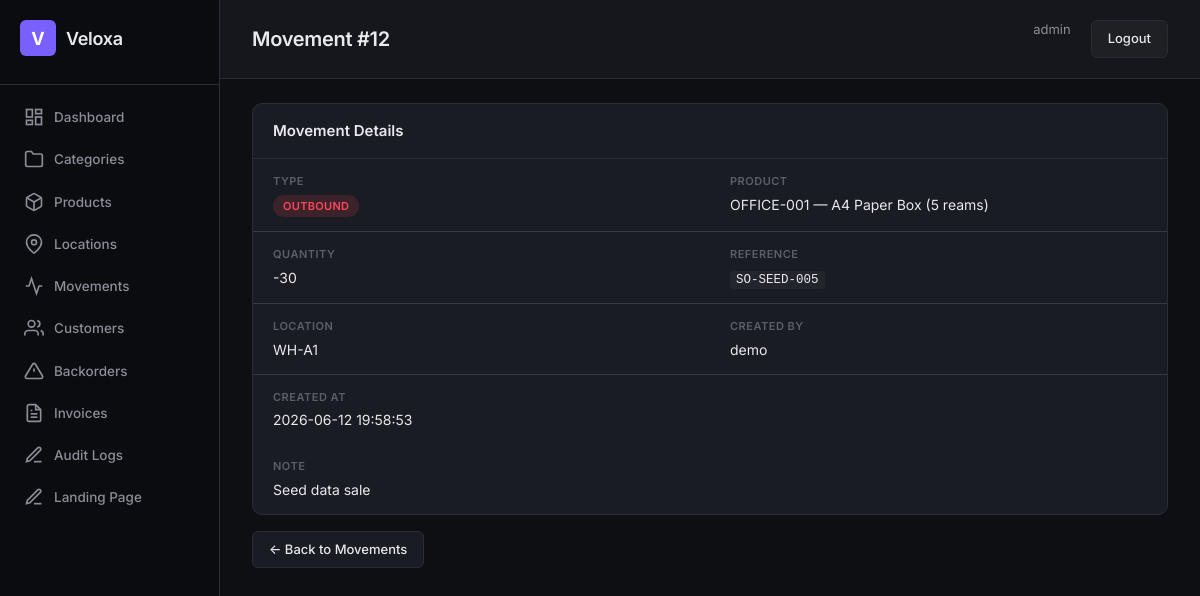
Screenshot of /movements/12/ (signed in) with the database file from the repository.
### apps/warehouse/models/movement.py (models this page shows, shortened)
class StockMovement(models.Model):
    class Type(models.TextChoices):
        INBOUND = "inbound", "Inbound"
        OUTBOUND = "outbound", "Outbound"
        ADJUSTMENT = "adjustment", "Adjustment"
    product = models.ForeignKey(
        "warehouse.Product",
        on_delete=models.PROTECT,
        related_name="movements",
    )
    qty = models.IntegerField()
    type = models.CharField(max_length=16, choices=Type.choices, db_index=True)
    reference = models.CharField(max_length=64, db_index=True)
    note = models.TextField(blank=True)
    location = models.ForeignKey(
        "warehouse.Location",
        on_delete=models.PROTECT,
        null=True,
        blank=True,
    )
    created_by = models.ForeignKey(
        get_user_model(),
        on_delete=models.PROTECT,
    )
    created_at = models.DateTimeField(auto_now_add=True, db_index=True)
    tenant = models.ForeignKey(
        "tenants.Tenant", on_delete=models.CASCADE,
        null=True, blank=True, related_name="%(class)s_set",
    )
    objects = TenantAwareManager()
    class Meta:
        db_table = "warehouse_stockmovement"
        verbose_name = "Stock Movement"
        ordering = ["-created_at"]
        permissions = [
            ("add_adjustment", "Can add stock adjustment"),
        ]
        indexes = [
            models.Index(fields=["product", "created_at"]),
            models.Index(fields=["reference"]),
        ]

### apps/accounts/models.py (models this page shows, shortened)
class User(AbstractUser):
    objects = TenantAwareUserManager()
    ROLE_CHOICES = [
        ("super_admin", "Super Admin"),
        ("warehouse_manager", "Warehouse Manager"),
        ("auditor", "Auditor"),
        ("viewer", "Read-Only Viewer"),
    ]
    role = models.CharField(max_length=32, choices=ROLE_CHOICES, default="viewer")
    phone = models.CharField(max_length=20, blank=True)
    tenant = models.ForeignKey(
        "tenants.Tenant", on_delete=models.CASCADE,
        null=True, blank=True, related_name="users",
    )
    class Meta:
        db_table = "accounts_user"
        verbose_name = "User"
        verbose_name_plural = "Users"

### apps/warehouse/models/product.py (models this page shows, shortened)
class Product(models.Model):
    sku = models.CharField(max_length=64, unique=True, db_index=True)
    name = models.CharField(max_length=255)
    description = models.TextField(blank=True)
    category = models.ForeignKey(
        Category, on_delete=models.SET_NULL, null=True, blank=True,
        related_name="products",
    )
    unit = models.ForeignKey(
        Unit, on_delete=models.PROTECT, null=True, blank=True,
        related_name="products",
    )
    cost_price = models.DecimalField(max_digits=12, decimal_places=2, default=0)
    is_active = models.BooleanField(default=True)
    created_at = models.DateTimeField(auto_now_add=True)
    updated_at = models.DateTimeField(auto_now=True)
    tenant = models.ForeignKey(
        "tenants.Tenant", on_delete=models.CASCADE,
        null=True, blank=True, related_name="%(class)s_set",
    )
    objects = TenantAwareManager()
    class Meta:
        db_table = "warehouse_product"
        verbose_name = "Product"

### apps/warehouse/models/location.py (models this page shows, shortened)
class Location(models.Model):
    code = models.CharField(max_length=16, unique=True, db_index=True)
    name = models.CharField(max_length=255)
    is_active = models.BooleanField(default=True)
    tenant = models.ForeignKey(
        "tenants.Tenant", on_delete=models.CASCADE,
        null=True, blank=True, related_name="%(class)s_set",
    )
    objects = TenantAwareManager()
    class Meta:
        db_table = "warehouse_location"
        ordering = ["code"]

### config/views.py (the view)
# urls.py: path("movements/<int:pk>/", views.movement_detail, name="movement-detail"),
@login_required
def movement_detail(request, pk):
    m = get_object_or_404(StockMovement.objects.select_related("product", "location", "created_by"), pk=pk)
    return render(request, "movement_detail.html", {"movement": m})

### apps/accounts/models.py (called while the page is built)
    def get_queryset(self):
        from apps.tenants.utils import get_current_tenant_id
        qs = super().get_queryset()
        tenant_id = get_current_tenant_id()
        if tenant_id is not None:
            return qs.filter(tenant_id=tenant_id)
        return qs

### apps/tenants/managers.py (called while the page is built)
    def get_queryset(self):
        qs = super().get_queryset()
        tenant_id = get_current_tenant_id()
        if tenant_id is not None:
            return qs.filter(tenant_id=tenant_id)
        return qs

### apps/tenants/utils.py (called while the page is built)
def set_current_tenant(tenant):
    _thread_local.tenant = tenant

def get_current_tenant():
    return getattr(_thread_local, "tenant", None)

def get_current_tenant_id():
    tenant = get_current_tenant()
    return tenant.id if tenant else None

### templates/movement_detail.html
{% extends 'base.html' %}{% block title %}Movement {{ movement.id }} — Movements{% endblock %}{% block page_title %}Movement #{{ movement.id }}{% endblock %}{% block active %}movements{% endblock %}
{% block content %}
<div class="card"><div class="card-header"><h2>Movement Details</h2></div><div class="card-body"><div class="detail-grid">
  <div class="detail-field"><div class="detail-label">Type</div><div class="detail-value">{% if movement.type == 'inbound' %}<span class="badge badge-success">INBOUND</span>{% elif movement.type == 'outbound' %}<span class="badge badge-danger">OUTBOUND</span>{% else %}<span class="badge badge-warning">ADJUSTMENT</span>{% endif %}</div></div>
  <div class="detail-field"><div class="detail-label">Product</div><div class="detail-value">{{ movement.product.sku }} — {{ movement.product.name }}</div></div>
  <div class="detail-field"><div class="detail-label">Quantity</div><div class="detail-value {% if movement.qty > 0 %}text-success{% else %}text-danger{% endif %}">{{ movement.qty|stringformat:"+d" }}</div></div>
  <div class="detail-field"><div class="detail-label">Reference</div><div class="detail-value"><code>{{ movement.reference }}</code></div></div>
  <div class="detail-field"><div class="detail-label">Location</div><div class="detail-value">{{ movement.location.code|default:"—" }}</div></div>
  <div class="detail-field"><div class="detail-label">Created By</div><div class="detail-value">{{ movement.created_by.username }}</div></div>
  <div class="detail-field"><div class="detail-label">Created At</div><div class="detail-value">{{ movement.created_at|date:"Y-m-d H:i:s" }}</div></div>
  {% if movement.note %}<div class="detail-field full-width"><div class="detail-label">Note</div><div class="detail-value">{{ movement.note }}</div></div>{% endif %}
</div></div></div>
<a href="{% url 'movement-list' %}" class="btn mt-2">&larr; Back to Movements</a>
{% endblock %}

### templates/base.html (shortened to what this page needs)
{% load static %}
<!DOCTYPE html>
<html lang="en">
<head>
  <link rel="stylesheet" href="{% static 'css/style.css' %}">
</head>
<body>
  <div class="layout">
    <aside class="sidebar">
      <div class="sidebar-brand">
        <div class="brand-icon">V</div>
        <span class="brand-text">Veloxa</span>
      </div>
      <nav class="sidebar-nav">
        <a href="{% url 'dashboard' %}" class="nav-item {% if active == 'dashboard' %}active{% endif %}">
          <svg width="20" height="20" viewBox="0 0 24 24" fill="none" stroke="currentColor" stroke-width="2"><rect x="3" y="3" width="7" height="9"/><rect x="14" y="3" width="7" height="5"/><rect x="14" y="12" width="7" height="9"/><rect x="3" y="16" width="7" height="5"/></svg>
          Dashboard
        </a>
        <a href="{% url 'category-list' %}" class="nav-item {% if active == 'categories' %}active{% endif %}">
          <svg width="20" height="20" viewBox="0 0 24 24" fill="none" stroke="currentColor" stroke-width="2"><path d="M22 19a2 2 0 0 1-2 2H4a2 2 0 0 1-2-2V5a2 2 0 0 1 2-2h5l2 3h9a2 2 0 0 1 2 2z"/></svg>
          Categories
        </a>
        <a href="{% url 'product-list' %}" class="nav-item {% if active == 'products' %}active{% endif %}">
          Products
        </a>
        <a href="{% url 'location-list' %}" class="nav-item {% if active == 'locations' %}active{% endif %}">
          <svg width="20" height="20" viewBox="0 0 24 24" fill="none" stroke="currentColor" stroke-width="2"><path d="M21 10c0 7-9 13-9 13s-9-6-9-13a9 9 0 0 1 18 0z"/><circle cx="12" cy="10" r="3"/></svg>
          Locations
        </a>
        <a href="{% url 'movement-list' %}" class="nav-item {% if active == 'movements' %}active{% endif %}">
          <svg width="20" height="20" viewBox="0 0 24 24" fill="none" stroke="currentColor" stroke-width="2"><polyline points="22 12 18 12 15 21 9 3 6 12 2 12"/></svg>
          Movements
        </a>
        <a href="{% url 'customer-list' %}" class="nav-item {% if active == 'customers' %}active{% endif %}">
          <svg width="20" height="20" viewBox="0 0 24 24" fill="none" stroke="currentColor" stroke-width="2"><path d="M17 21v-2a4 4 0 0 0-4-4H5a4 4 0 0 0-4 4v2"/><circle cx="9" cy="7" r="4"/><path d="M23 21v-2a4 4 0 0 0-3-3.87"/><path d="M16 3.13a4 4 0 0 1 0 7.75"/></svg>
          Customers
        </a>
        <a href="{% url 'backorder-list' %}" class="nav-item {% if active == 'backorders' %}active{% endif %}">
          <svg width="20" height="20" viewBox="0 0 24 24" fill="none" stroke="currentColor" stroke-width="2"><path d="M10.29 3.86L1.82 18a2 2 0 0 0 1.71 3h16.94a2 2 0 0 0 1.71-3L13.71 3.86a2 2 0 0 0-3.42 0z"/><line x1="12" y1="9" x2="12" y2="13"/><line x1="12" y1="17" x2="12.01" y2="17"/></svg>
          Backorders
        </a>
        <a href="{% url 'invoice-list' %}" class="nav-item {% if active == 'invoices' %}active{% endif %}">
          <svg width="20" height="20" viewBox="0 0 24 24" fill="none" stroke="currentColor" stroke-width="2"><path d="M14 2H6a2 2 0 0 0-2 2v16a2 2 0 0 0 2 2h12a2 2 0 0 0 2-2V8z"/><polyline points="14 2 14 8 20 8"/><line x1="16" y1="13" x2="8" y2="13"/><line x1="16" y1="17" x2="8" y2="17"/><polyline points="10 9 9 9 8 9"/></svg>
          Invoices
        </a>
        <a href="{% url 'audit-log-list' %}" class="nav-item {% if active == 'audit' %}active{% endif %}">
          <svg width="20" height="20" viewBox="0 0 24 24" fill="none" stroke="currentColor" stroke-width="2"><path d="M12 20h9"/><path d="M16.5 3.5a2.121 2.121 0 0 1 3 3L7 19l-4 1 1-4L16.5 3.5z"/></svg>
          Audit Logs
        </a>
        <a href="{% url 'landing-manage' %}" class="nav-item {% if active == 'landing' %}active{% endif %}">
          <svg width="20" height="20" viewBox="0 0 24 24" fill="none" stroke="currentColor" stroke-width="2"><path d="M12 20h9"/><path d="M16.5 3.5a2.121 2.121 0 0 1 3 3L7 19l-4 1 1-4L16.5 3.5z"/></svg>
          Landing Page
        </a>
      </nav>
    </aside>
    <main class="main">
      <header class="topbar">
        <h1 class="page-title">{% block page_title %}Dashboard{% endblock %}</h1>
        <div class="topbar-right">
          <a href="{% url 'profile' %}" style="color:var(--text-secondary);font-size:13px;margin-right:12px;text-decoration:none">{{ request.user.username }}</a>
          <a href="{% url 'logout' %}" class="btn btn-glass">Logout</a>
        </div>
      </header>
      <div class="content">
        {% block content %}{% endblock %}
      </div>
    </main>
  </div>
</body>
</html>

### static/css/style.css (style rules this page uses)
:root { --bg-primary: #0e0f13; --bg-secondary: #15171c; --bg-card: #1a1c23; --bg-card-hover: #1f2129; --bg-sidebar: #0b0c0f; --border: #2a2d36; --border-light: #363944; --text-primary: #e8e8ed; --text-secondary: #8b8d97; --text-muted: #5c5e68; --accent: #7a5fff; --accent-hover: #6b50e8; --accent-glow: rgba(122, 95, 255, 0.15); --success: #2ed573; --warning: #ffa502; --danger: #ff4757; --info: #3b82f6; --radius: 10px; --radius-sm: 6px; --shadow: 0 2px 8px rgba(0,0,0,.3); }
* { margin: 0; padding: 0; box-sizing: border-box; }
body { font-family: "Inter", -apple-system, BlinkMacSystemFont, sans-serif; background: var(--bg-primary); color: var(--text-primary); font-size: 14px; line-height: 1.5; }
.layout { display: flex; min-height: 100vh; }
.sidebar { width: 220px; background: var(--bg-sidebar); border-right: 1px solid var(--border); padding: 0; display: flex; flex-direction: column; position: fixed; top: 0; left: 0; height: 100vh; z-index: 100; backdrop-filter: blur(12px); }
.sidebar-brand { display: flex; align-items: center; gap: 10px; padding: 20px 20px 28px; border-bottom: 1px solid var(--border); }
.brand-icon { width: 36px; height: 36px; background: var(--accent); border-radius: var(--radius-sm); display: flex; align-items: center; justify-content: center; font-weight: 700; font-size: 18px; color: #fff; }
.brand-text { font-size: 18px; font-weight: 600; letter-spacing: -.3px; }
.sidebar-nav { padding: 12px 10px; display: flex; flex-direction: column; gap: 2px; }
.nav-item { display: flex; align-items: center; gap: 10px; padding: 10px 14px; color: var(--text-secondary); text-decoration: none; border-radius: var(--radius-sm); font-size: 13.5px; font-weight: 500; transition: all .15s; }
.main { margin-left: 220px; flex: 1; padding: 0; }
.topbar { display: flex; align-items: center; justify-content: space-between; padding: 20px 32px; border-bottom: 1px solid var(--border); background: var(--bg-secondary); position: sticky; top: 0; z-index: 50; backdrop-filter: blur(8px); }
.page-title { font-size: 20px; font-weight: 600; letter-spacing: -.3px; }
.topbar-right { display: flex; gap: 8px; }
.content { padding: 24px 32px; }
.card { background: var(--bg-card); border: 1px solid var(--border); border-radius: var(--radius); overflow: hidden; }
.card-header { padding: 16px 20px; border-bottom: 1px solid var(--border); }
.card-header h2 { font-size: 15px; font-weight: 600; }
.card-body { padding: 0; }
.badge { display: inline-block; padding: 3px 10px; border-radius: 20px; font-size: 11px; font-weight: 600; letter-spacing: .3px; text-transform: uppercase; }
.badge-danger { background: rgba(255, 71, 87, .15); color: var(--danger); }
.btn { display: inline-flex; align-items: center; gap: 6px; padding: 8px 16px; border: 1px solid var(--border); border-radius: var(--radius-sm); background: var(--bg-card); color: var(--text-primary); font-size: 13px; font-weight: 500; cursor: pointer; transition: all .15s; text-decoration: none; }
.btn-glass { background: rgba(255,255,255,.04); backdrop-filter: blur(4px); }
.mt-2 { margin-top: 16px; }
.text-danger { color: var(--danger); }
code { font-family: "JetBrains Mono", "Fira Code", monospace; font-size: 12.5px; background: rgba(255,255,255,.04); padding: 2px 6px; border-radius: 4px; }
.detail-grid { display: grid; grid-template-columns: 1fr 1fr; gap: 0; }
.detail-field { padding: 14px 20px; border-bottom: 1px solid var(--border-light); }
.detail-field:nth-last-child(-n+2) { border-bottom: none; }
.detail-label { font-size: 11px; font-weight: 600; text-transform: uppercase; letter-spacing: .5px; color: var(--text-muted); margin-bottom: 4px; }
.detail-value { font-size: 14px; color: var(--text-primary); }
.full-width { grid-column: 1 / -1; }

### rows the page displays
StockMovement: id "12", product.sku "OFFICE-001", product.name "A4 Paper Box (5 reams)", qty "-30", reference "SO-SEED-005", location.code "WH-A1", created_by.username "demo", created_at "2026-06-12 19:58:53", note "Seed data sale"
User: user.username "admin"
